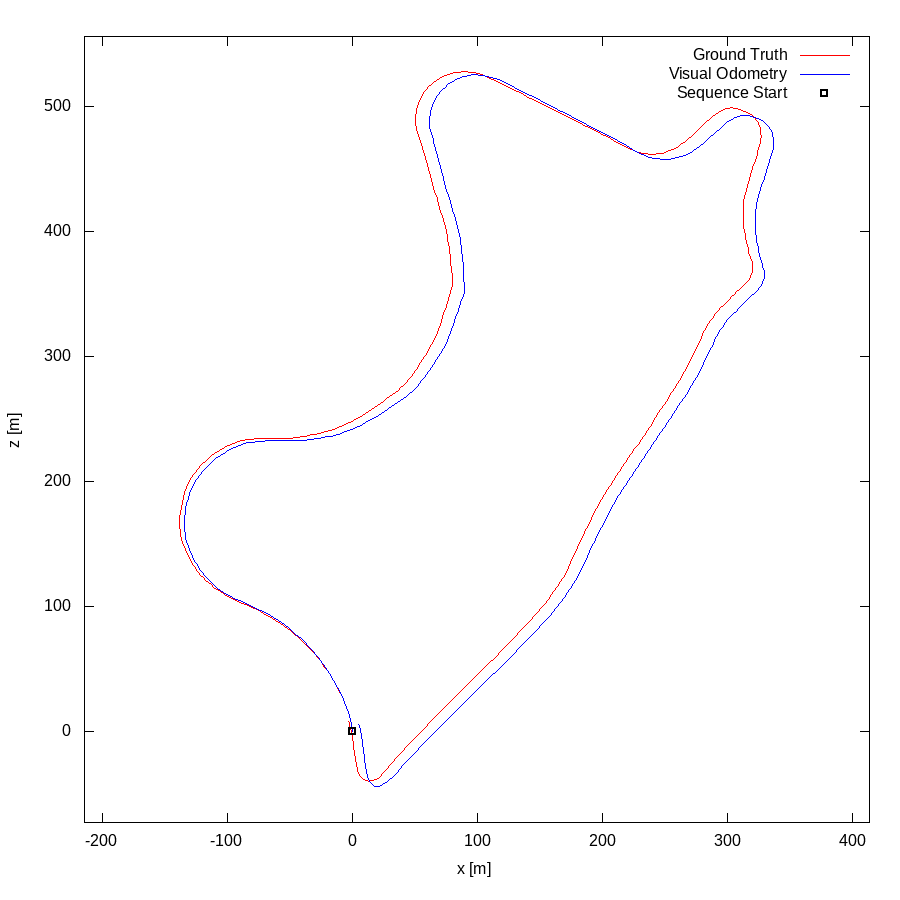

Reproduce this figure in gnuplot.
set term postscript eps enhanced color
set output "09.eps"
set size ratio -1
set xrange [-214:414]
set yrange [-73:556]
set xlabel "x [m]"
set ylabel "z [m]"
plot "09.txt" using 1:2 lc rgb "#FF0000" title 'Ground Truth' w lines,"09.txt" using 3:4 lc rgb "#0000FF" title 'Visual Odometry' w lines,"< head -1 09.txt" using 1:2 lc rgb "#000000" pt 4 ps 1 lw 2 title 'Sequence Start' w points
